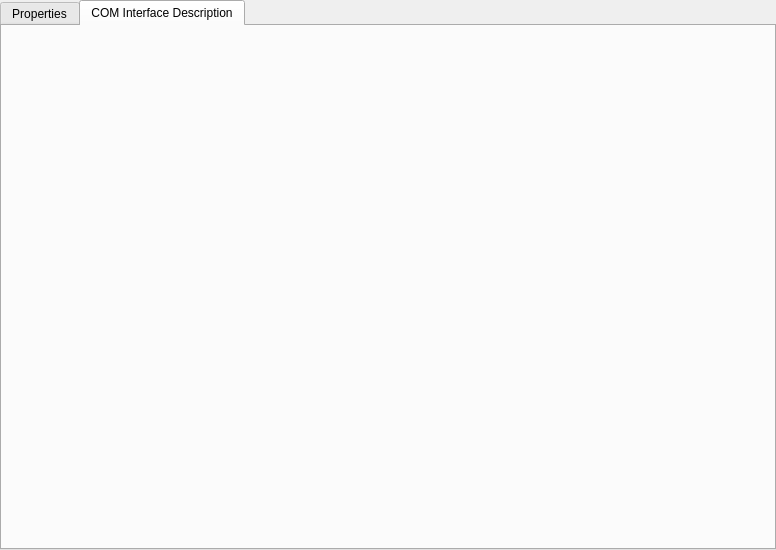
<?xml version="1.0" encoding="UTF-8"?>
<ui version="4.0">
 <class>C_SdBueBusEditWidget</class>
 <widget class="QWidget" name="C_SdBueBusEditWidget">
  <property name="geometry">
   <rect>
    <x>0</x>
    <y>0</y>
    <width>776</width>
    <height>550</height>
   </rect>
  </property>
  <property name="focusPolicy">
   <enum>Qt::ClickFocus</enum>
  </property>
  <property name="windowTitle">
   <string>Form</string>
  </property>
  <layout class="QVBoxLayout" name="verticalLayout">
   <property name="spacing">
    <number>0</number>
   </property>
   <property name="leftMargin">
    <number>0</number>
   </property>
   <property name="topMargin">
    <number>0</number>
   </property>
   <property name="rightMargin">
    <number>0</number>
   </property>
   <property name="bottomMargin">
    <number>0</number>
   </property>
   <item>
    <layout class="QVBoxLayout" name="pc_VerticalLayout">
     <item>
      <widget class="stw::opensyde_gui_elements::C_OgeTawStyled" name="pc_TabWidgetPageNavi">
     <property name="variant" stdset="0">
      <string notr="true">PageNavi</string>
     </property>
       <property name="currentIndex">
        <number>1</number>
       </property>
       <widget class="QWidget" name="pc_TabProperties">
        <attribute name="title">
         <string>Properties</string>
        </attribute>
        <layout class="QGridLayout" name="gridLayout">
         <property name="leftMargin">
          <number>20</number>
         </property>
         <property name="topMargin">
          <number>36</number>
         </property>
         <property name="rightMargin">
          <number>0</number>
         </property>
         <property name="bottomMargin">
          <number>3</number>
         </property>
         <property name="spacing">
          <number>0</number>
         </property>
         <item row="0" column="0">
          <layout class="QVBoxLayout" name="pc_TabPropertiesLayout"/>
         </item>
        </layout>
       </widget>
       <widget class="QWidget" name="pc_TabCommMessages">
        <attribute name="title">
         <string>COM Interface Description</string>
        </attribute>
        <layout class="QGridLayout" name="gridLayout_2">
         <property name="leftMargin">
          <number>11</number>
         </property>
         <property name="topMargin">
          <number>30</number>
         </property>
         <property name="rightMargin">
          <number>0</number>
         </property>
         <property name="bottomMargin">
          <number>0</number>
         </property>
         <property name="spacing">
          <number>0</number>
         </property>
         <item row="0" column="0">
          <layout class="QVBoxLayout" name="pc_TabCommMessagesLayout"/>
         </item>
        </layout>
       </widget>
      </widget>
     </item>
    </layout>
   </item>
  </layout>
 </widget>
 <customwidgets>
  <customwidget>
   <class>stw::opensyde_gui_elements::C_OgeTawStyled</class>
   <extends>QTabWidget</extends>
   <header>C_OgeTawStyled.hpp</header>
   <container>1</container>
  </customwidget>
 </customwidgets>
 <resources/>
 <connections/>
</ui>
